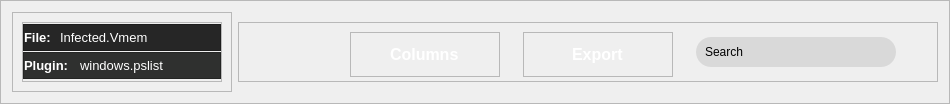
        <widget class="QFrame" name="frameTools">
         <property name="sizePolicy">
          <sizepolicy hsizetype="Minimum" vsizetype="Fixed">
           <horstretch>0</horstretch>
           <verstretch>0</verstretch>
          </sizepolicy>
         </property>
         <property name="minimumSize">
          <size>
           <width>900</width>
           <height>100</height>
          </size>
         </property>
         <property name="frameShape">
          <enum>QFrame::StyledPanel</enum>
         </property>
         <property name="frameShadow">
          <enum>QFrame::Raised</enum>
         </property>
         <layout class="QGridLayout" name="gridLayout_3">
          <item row="0" column="0" alignment="Qt::AlignLeft">
           <widget class="QFrame" name="frameFilePluginContainer">
            <property name="sizePolicy">
             <sizepolicy hsizetype="Fixed" vsizetype="Fixed">
              <horstretch>0</horstretch>
              <verstretch>0</verstretch>
             </sizepolicy>
            </property>
            <property name="minimumSize">
             <size>
              <width>220</width>
              <height>80</height>
             </size>
            </property>
            <property name="maximumSize">
             <size>
              <width>220</width>
              <height>80</height>
             </size>
            </property>
            <property name="frameShape">
             <enum>QFrame::StyledPanel</enum>
            </property>
            <property name="frameShadow">
             <enum>QFrame::Raised</enum>
            </property>
            <layout class="QGridLayout" name="gridLayout_14">
             <property name="rightMargin">
              <number>20</number>
             </property>
             <item row="0" column="0">
              <widget class="QFrame" name="frameFilePlugin">
               <property name="sizePolicy">
                <sizepolicy hsizetype="Fixed" vsizetype="Fixed">
                 <horstretch>0</horstretch>
                 <verstretch>0</verstretch>
                </sizepolicy>
               </property>
               <property name="minimumSize">
                <size>
                 <width>200</width>
                 <height>60</height>
                </size>
               </property>
               <property name="maximumSize">
                <size>
                 <width>200</width>
                 <height>60</height>
                </size>
               </property>
               <property name="frameShape">
                <enum>QFrame::StyledPanel</enum>
               </property>
               <property name="frameShadow">
                <enum>QFrame::Raised</enum>
               </property>
               <layout class="QGridLayout" name="gridLayout_7">
                <property name="leftMargin">
                 <number>0</number>
                </property>
                <property name="topMargin">
                 <number>0</number>
                </property>
                <property name="rightMargin">
                 <number>0</number>
                </property>
                <property name="bottomMargin">
                 <number>0</number>
                </property>
                <property name="spacing">
                 <number>0</number>
                </property>
                <item row="1" column="0">
                 <widget class="QFrame" name="framePlugin">
                  <property name="sizePolicy">
                   <sizepolicy hsizetype="Preferred" vsizetype="Fixed">
                    <horstretch>0</horstretch>
                    <verstretch>0</verstretch>
                   </sizepolicy>
                  </property>
                  <property name="minimumSize">
                   <size>
                    <width>0</width>
                    <height>27</height>
                   </size>
                  </property>
                  <property name="maximumSize">
                   <size>
                    <width>16777215</width>
                    <height>27</height>
                   </size>
                  </property>
                  <property name="styleSheet">
                   <string notr="true">background-color: rgb(47, 48, 47);</string>
                  </property>
                  <property name="frameShape">
                   <enum>QFrame::StyledPanel</enum>
                  </property>
                  <property name="frameShadow">
                   <enum>QFrame::Raised</enum>
                  </property>
                  <layout class="QGridLayout" name="gridLayout_12">
                   <property name="leftMargin">
                    <number>0</number>
                   </property>
                   <property name="topMargin">
                    <number>0</number>
                   </property>
                   <property name="rightMargin">
                    <number>0</number>
                   </property>
                   <property name="bottomMargin">
                    <number>0</number>
                   </property>
                   <property name="verticalSpacing">
                    <number>0</number>
                   </property>
                   <item row="0" column="0">
                    <widget class="QLabel" name="labelPluginText">
                     <property name="sizePolicy">
                      <sizepolicy hsizetype="Fixed" vsizetype="Fixed">
                       <horstretch>0</horstretch>
                       <verstretch>0</verstretch>
                      </sizepolicy>
                     </property>
                     <property name="minimumSize">
                      <size>
                       <width>50</width>
                       <height>20</height>
                      </size>
                     </property>
                     <property name="maximumSize">
                      <size>
                       <width>50</width>
                       <height>20</height>
                      </size>
                     </property>
                     <property name="font">
                      <font>
                       <family>Arial</family>
                       <pointsize>10</pointsize>
                       <weight>75</weight>
                       <bold>true</bold>
                      </font>
                     </property>
                     <property name="styleSheet">
                      <string notr="true">color: rgb(255, 255, 255);</string>
                     </property>
                     <property name="text">
                      <string>Plugin:</string>
                     </property>
                    </widget>
                   </item>
                   <item row="0" column="1">
                    <widget class="QLabel" name="labelPluginChosen">
                     <property name="minimumSize">
                      <size>
                       <width>0</width>
                       <height>20</height>
                      </size>
                     </property>
                     <property name="maximumSize">
                      <size>
                       <width>16777215</width>
                       <height>20</height>
                      </size>
                     </property>
                     <property name="font">
                      <font>
                       <family>Arial</family>
                       <pointsize>10</pointsize>
                       <weight>50</weight>
                       <bold>false</bold>
                      </font>
                     </property>
                     <property name="styleSheet">
                      <string notr="true">color: rgb(255, 255, 255);</string>
                     </property>
                     <property name="text">
                      <string>windows.pslist</string>
                     </property>
                    </widget>
                   </item>
                  </layout>
                 </widget>
                </item>
                <item row="0" column="0">
                 <widget class="QFrame" name="frameFile">
                  <property name="sizePolicy">
                   <sizepolicy hsizetype="Preferred" vsizetype="Fixed">
                    <horstretch>0</horstretch>
                    <verstretch>0</verstretch>
                   </sizepolicy>
                  </property>
                  <property name="minimumSize">
                   <size>
                    <width>0</width>
                    <height>27</height>
                   </size>
                  </property>
                  <property name="maximumSize">
                   <size>
                    <width>16777215</width>
                    <height>27</height>
                   </size>
                  </property>
                  <property name="styleSheet">
                   <string notr="true">background-color: rgb(38, 38, 38);</string>
                  </property>
                  <property name="frameShape">
                   <enum>QFrame::StyledPanel</enum>
                  </property>
                  <property name="frameShadow">
                   <enum>QFrame::Raised</enum>
                  </property>
                  <layout class="QGridLayout" name="gridLayout_11">
                   <property name="leftMargin">
                    <number>0</number>
                   </property>
                   <property name="topMargin">
                    <number>0</number>
                   </property>
                   <property name="rightMargin">
                    <number>0</number>
                   </property>
                   <property name="bottomMargin">
                    <number>0</number>
                   </property>
                   <property name="verticalSpacing">
                    <number>0</number>
                   </property>
                   <item row="0" column="0">
                    <widget class="QLabel" name="labelFileText">
                     <property name="sizePolicy">
                      <sizepolicy hsizetype="Fixed" vsizetype="Fixed">
                       <horstretch>0</horstretch>
                       <verstretch>0</verstretch>
                      </sizepolicy>
                     </property>
                     <property name="minimumSize">
                      <size>
                       <width>30</width>
                       <height>20</height>
                      </size>
                     </property>
                     <property name="maximumSize">
                      <size>
                       <width>30</width>
                       <height>20</height>
                      </size>
                     </property>
                     <property name="font">
                      <font>
                       <family>Arial</family>
                       <pointsize>10</pointsize>
                       <weight>75</weight>
                       <bold>true</bold>
                      </font>
                     </property>
                     <property name="styleSheet">
                      <string notr="true">color: rgb(255, 255, 255);</string>
                     </property>
                     <property name="text">
                      <string>File: </string>
                     </property>
                    </widget>
                   </item>
                   <item row="0" column="1">
                    <widget class="QLabel" name="labelFileChosen">
                     <property name="font">
                      <font>
                       <family>Arial</family>
                       <pointsize>10</pointsize>
                       <weight>50</weight>
                       <bold>false</bold>
                      </font>
                     </property>
                     <property name="styleSheet">
                      <string notr="true">color: rgb(255, 255, 255);</string>
                     </property>
                     <property name="text">
                      <string>Infected.Vmem</string>
                     </property>
                    </widget>
                   </item>
                  </layout>
                 </widget>
                </item>
               </layout>
              </widget>
             </item>
            </layout>
           </widget>
          </item>
          <item row="0" column="1">
           <widget class="QFrame" name="frameExportColSrch">
            <property name="sizePolicy">
             <sizepolicy hsizetype="Fixed" vsizetype="Fixed">
              <horstretch>0</horstretch>
              <verstretch>0</verstretch>
             </sizepolicy>
            </property>
            <property name="minimumSize">
             <size>
              <width>700</width>
              <height>60</height>
             </size>
            </property>
            <property name="maximumSize">
             <size>
              <width>700</width>
              <height>60</height>
             </size>
            </property>
            <property name="layoutDirection">
             <enum>Qt::RightToLeft</enum>
            </property>
            <property name="frameShape">
             <enum>QFrame::StyledPanel</enum>
            </property>
            <property name="frameShadow">
             <enum>QFrame::Raised</enum>
            </property>
            <layout class="QGridLayout" name="gridLayout_4">
             <property name="leftMargin">
              <number>100</number>
             </property>
             <property name="rightMargin">
              <number>30</number>
             </property>
             <property name="horizontalSpacing">
              <number>12</number>
             </property>
             <item row="0" column="2">
              <widget class="QFrame" name="frameExport">
               <property name="sizePolicy">
                <sizepolicy hsizetype="Fixed" vsizetype="Fixed">
                 <horstretch>0</horstretch>
                 <verstretch>0</verstretch>
                </sizepolicy>
               </property>
               <property name="minimumSize">
                <size>
                 <width>150</width>
                 <height>45</height>
                </size>
               </property>
               <property name="maximumSize">
                <size>
                 <width>150</width>
                 <height>45</height>
                </size>
               </property>
               <property name="frameShape">
                <enum>QFrame::StyledPanel</enum>
               </property>
               <property name="frameShadow">
                <enum>QFrame::Raised</enum>
               </property>
               <layout class="QGridLayout" name="gridLayout_6">
                <property name="horizontalSpacing">
                 <number>10</number>
                </property>
                <item row="0" column="2">
                 <widget class="QLabel" name="labelExportArrow">
                  <property name="text">
                   <string>&lt;html&gt;&lt;head/&gt;&lt;body&gt;&lt;p&gt;&lt;img src=&quot;:/downArrow/assets/ArrowDown.png&quot;/&gt;&lt;/p&gt;&lt;/body&gt;&lt;/html&gt;</string>
                  </property>
                 </widget>
                </item>
                <item row="0" column="4">
                 <widget class="QLabel" name="labelExportIcon">
                  <property name="text">
                   <string>&lt;html&gt;&lt;head/&gt;&lt;body&gt;&lt;p&gt;&lt;img src=&quot;:/export/assets/ExportVector.png&quot;/&gt;&lt;/p&gt;&lt;/body&gt;&lt;/html&gt;</string>
                  </property>
                 </widget>
                </item>
                <item row="0" column="3">
                 <widget class="QLabel" name="labelExportText">
                  <property name="font">
                   <font>
                    <family>Arial</family>
                    <pointsize>12</pointsize>
                    <weight>75</weight>
                    <bold>true</bold>
                   </font>
                  </property>
                  <property name="styleSheet">
                   <string notr="true">color: rgb(255, 255, 255);</string>
                  </property>
                  <property name="text">
                   <string>Export</string>
                  </property>
                 </widget>
                </item>
               </layout>
              </widget>
             </item>
             <item row="0" column="0">
              <widget class="QFrame" name="frameSearch">
               <property name="sizePolicy">
                <sizepolicy hsizetype="Fixed" vsizetype="Fixed">
                 <horstretch>0</horstretch>
                 <verstretch>0</verstretch>
                </sizepolicy>
               </property>
               <property name="minimumSize">
                <size>
                 <width>200</width>
                 <height>30</height>
                </size>
               </property>
               <property name="maximumSize">
                <size>
                 <width>200</width>
                 <height>30</height>
                </size>
               </property>
               <property name="styleSheet">
                <string notr="true">QFrame {
    background-color: #D9D9D9;
    border-radius: 15px;
}
</string>
               </property>
               <property name="frameShape">
                <enum>QFrame::StyledPanel</enum>
               </property>
               <property name="frameShadow">
                <enum>QFrame::Raised</enum>
               </property>
               <layout class="QGridLayout" name="gridLayout_8">
                <item row="0" column="0">
                 <widget class="QLabel" name="labelSearchText">
                  <property name="text">
                   <string>Search</string>
                  </property>
                 </widget>
                </item>
               </layout>
              </widget>
             </item>
             <item row="0" column="3">
              <widget class="QFrame" name="frameColumns">
               <property name="sizePolicy">
                <sizepolicy hsizetype="Fixed" vsizetype="Fixed">
                 <horstretch>0</horstretch>
                 <verstretch>0</verstretch>
                </sizepolicy>
               </property>
               <property name="minimumSize">
                <size>
                 <width>150</width>
                 <height>45</height>
                </size>
               </property>
               <property name="maximumSize">
                <size>
                 <width>150</width>
                 <height>45</height>
                </size>
               </property>
               <property name="frameShape">
                <enum>QFrame::StyledPanel</enum>
               </property>
               <property name="frameShadow">
                <enum>QFrame::Raised</enum>
               </property>
               <layout class="QGridLayout" name="gridLayout_5">
                <property name="horizontalSpacing">
                 <number>10</number>
                </property>
                <item row="0" column="1">
                 <widget class="QLabel" name="labelColumnText">
                  <property name="font">
                   <font>
                    <family>Arial</family>
                    <pointsize>12</pointsize>
                    <weight>75</weight>
                    <bold>true</bold>
                   </font>
                  </property>
                  <property name="styleSheet">
                   <string notr="true">color: rgb(255, 255, 255);</string>
                  </property>
                  <property name="text">
                   <string>Columns</string>
                  </property>
                 </widget>
                </item>
                <item row="0" column="3">
                 <widget class="QLabel" name="labelColumnIcon">
                  <property name="text">
                   <string>&lt;html&gt;&lt;head/&gt;&lt;body&gt;&lt;p&gt;&lt;img src=&quot;:/columns/assets/ColumnsVector.png&quot;/&gt;&lt;/p&gt;&lt;/body&gt;&lt;/html&gt;</string>
                  </property>
                 </widget>
                </item>
                <item row="0" column="0">
                 <widget class="QLabel" name="labelColumnArrow">
                  <property name="text">
                   <string>&lt;html&gt;&lt;head/&gt;&lt;body&gt;&lt;p&gt;&lt;img src=&quot;:/downArrow/assets/ArrowDown.png&quot;/&gt;&lt;/p&gt;&lt;/body&gt;&lt;/html&gt;</string>
                  </property>
                 </widget>
                </item>
               </layout>
              </widget>
             </item>
            </layout>
           </widget>
          </item>
         </layout>
        </widget>
